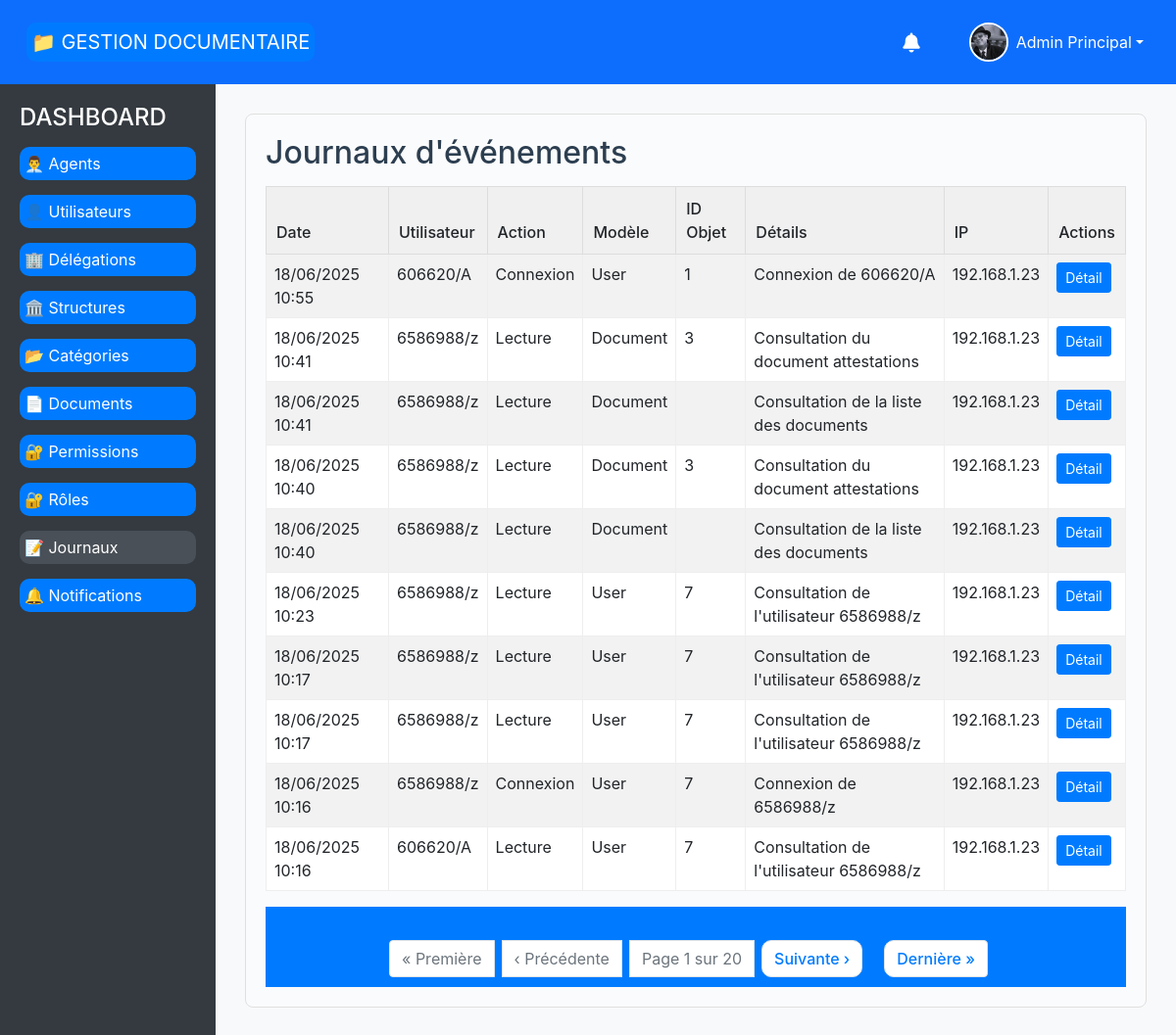
/journaux/ (signed in), run on the app's committed database.
### document_management/models.py (models this page shows, shortened)
class BaseTimeStampModel(models.Model):
    date_creation = models.DateTimeField(_("Date de création"), auto_now_add=True)
    date_modification = models.DateTimeField(_("Date de modification"), auto_now=True)
    class Meta:
        abstract = True

class Agent(BaseTimeStampModel):
    MATRICULE_REGEX = r'^\d{6}/[A-Z]$'
    NOM_PRENOM_REGEX = r'^[a-zA-ZÀ-ÿ\s\-\']+$'
    PHONE_REGEX = r'^(\+\d{1,3})?\d{9,15}$'
    matricule = models.CharField(
        _("Matricule"),
        max_length=8,
        unique=True,
        validators=[
            RegexValidator(
                regex=MATRICULE_REGEX,
                message=_("Le matricule doit être au format 123456/X")
            )
        ]
    )
    photo = models.ImageField(
        _("Photo"),
        upload_to='agents/photos/',
        null=True,
        blank=True,
        help_text=_("Photo de profil de l'agent")
    )
    prenom = models.CharField(
        _("Prénom"),
        max_length=50,
        validators=[
            RegexValidator(
                regex=NOM_PRENOM_REGEX,
                message=_("Le prénom ne doit contenir que des lettres, espaces et tirets")
            )
        ]
    )
    nom = models.CharField(
        _("Nom"),
        max_length=50,
        validators=[
            RegexValidator(
                regex=NOM_PRENOM_REGEX,
                message=_("Le nom ne doit contenir que des lettres, espaces et tirets")
            )
        ]
    )
    date_naissance = models.DateField(_("Date de naissance"))
    lieu_naissance = models.CharField(_("Lieu de naissance"), max_length=255)
    adresse = models.CharField(_("Adresse"), max_length=255)
    email = models.EmailField(_("Email"), unique=True)
    telephone = models.CharField(
        _("Téléphone"),
        max_length=20,
        unique=True,
        validators=[
            RegexValidator(
                regex=PHONE_REGEX,
                message=_("Numéro de téléphone invalide. Format: +221xxxxxxxxx")
            )
        ]
    )
    user = models.OneToOneField(
        settings.AUTH_USER_MODEL,
        on_delete=models.CASCADE,
        related_name="agent_profile",
        verbose_name=_("Utilisateur")
    )
    structure = models.ForeignKey(
        Structure,
        on_delete=models.PROTECT,
        related_name="agents",
        verbose_name=_("Structure")
    )
    role = models.ForeignKey(
        Role,
        on_delete=models.PROTECT,
        related_name="agents",
        verbose_name=_("Rôle")
    )
    is_active = models.BooleanField(_("Actif"), default=True)
    class Meta:
        verbose_name = _("Agent")
        verbose_name_plural = _("Agents")
        ordering = ['nom', 'prenom']
    def get_full_name(self):
        return f"{self.prenom} {self.nom}"

class Journal(models.Model):
    ACTION_CHOICES = [
        ('CREATE', _('Création')),
        ('READ', _('Lecture')),
        ('UPDATE', _('Modification')),
        ('DELETE', _('Suppression')),
        ('LOGIN', _('Connexion')),
        ('LOGOUT', _('Déconnexion')),
        ('OTHER', _('Autre')),
    ]
    user = models.ForeignKey(
        settings.AUTH_USER_MODEL,
        on_delete=models.PROTECT,
        related_name="journal_entries",
        verbose_name=_("Utilisateur")
    )
    action = models.CharField(_("Action"), max_length=10, choices=ACTION_CHOICES)
    model_name = models.CharField(_("Modèle"), max_length=50, blank=True)
    object_id = models.CharField(_("ID Objet"), max_length=50, blank=True)
    details = models.TextField(_("Détails"), blank=True)
    ip_address = models.GenericIPAddressField(_("Adresse IP"), blank=True, null=True)
    timestamp = models.DateTimeField(_("Horodatage"), auto_now_add=True)
    class Meta:
        verbose_name = _("Journal")
        verbose_name_plural = _("Journaux")
        ordering = ['-timestamp']

### document_management/views.py (the view)
# urls.py: path('journaux/', liste_journaux, name='liste_journaux'),
@login_required
def liste_journaux(request):
    journaux = Journal.objects.select_related('user').order_by('-timestamp')[:200]
    paginator = Paginator(journaux, 10)  # 10 journaux par page
    page_number = request.GET.get('page')
    journaux = paginator.get_page(page_number)
    return render(request, 'journaux/liste.html', {'journaux': journaux})

### document_management/templates/journaux/liste.html (shortened to what this page needs)
{% extends 'base.html' %}
{% block content %}
<div style="border:1px solid #e0e0e0; border-radius:8px; padding:20px; background:#fafbfc;">
    <div style="display:flex; justify-content:space-between; align-items:center; margin-bottom:15px;">
        <h2 style="margin:0;">Journaux d'événements</h2>
    </div>
    {% if journaux %}
    <table style="width:100%; border-collapse:collapse;" class="table table-striped">
        <thead>
            <tr style="background:#f0f0f0;">
                <th style="padding:10px; border:1px solid #ddd;">Date</th>
                <th style="padding:10px; border:1px solid #ddd;">Utilisateur</th>
                <th style="padding:10px; border:1px solid #ddd;">Action</th>
                <th style="padding:10px; border:1px solid #ddd;">Modèle</th>
                <th style="padding:10px; border:1px solid #ddd;">ID Objet</th>
                <th style="padding:10px; border:1px solid #ddd;">Détails</th>
                <th style="padding:10px; border:1px solid #ddd;">IP</th>
                <th style="padding:10px; border:1px solid #ddd;">Actions</th>
            </tr>
        </thead>
        <tbody>
            {% for journal in journaux %}
            <tr>
                <td style="padding:8px; border:1px solid #eee;">{{ journal.timestamp|date:'d/m/Y H:i' }}</td>
                <td style="padding:8px; border:1px solid #eee;">{{ journal.user }}</td>
                <td style="padding:8px; border:1px solid #eee;">{{ journal.get_action_display }}</td>
                <td style="padding:8px; border:1px solid #eee;">{{ journal.model_name }}</td>
                <td style="padding:8px; border:1px solid #eee;">{{ journal.object_id }}</td>
                <td style="padding:8px; border:1px solid #eee;">{{ journal.details|truncatechars:40 }}</td>
                <td style="padding:8px; border:1px solid #eee;">{{ journal.ip_address }}</td>
                <td style="padding:8px; border:1px solid #eee;">
                    <a href="{% url 'detail_journal' journal.id %}" class="btn btn-sm btn-primary">Détail</a>
                </td>
            </tr>
            {% endfor %}
        </tbody>
    </table>
    {% if journaux.paginator.num_pages > 1 %}
    <nav aria-label="Pagination">
        <ul class="pagination justify-content-center mt-4">
          {% if journaux.has_previous %}
            <li class="page-item">
              <a class="page-link" href="?page=1">« Première</a>
            </li>
            <li class="page-item">
              <a class="page-link" href="?page={{ journaux.previous_page_number }}">‹ Précédente</a>
            </li>
          {% else %}
            <li class="page-item disabled"><span class="page-link">« Première</span></li>
            <li class="page-item disabled"><span class="page-link">‹ Précédente</span></li>
          {% endif %}
          <li class="page-item disabled">
            <span class="page-link">Page {{ journaux.number }} sur {{ journaux.paginator.num_pages }}</span>
          </li>
          {% if journaux.has_next %}
            <li class="page-item">
              <a class="page-link" href="?page={{ journaux.next_page_number }}">Suivante ›</a>
            </li>
            <li class="page-item">
              <a class="page-link" href="?page={{ journaux.paginator.num_pages }}">Dernière »</a>
            </li>
          {% else %}
            <li class="page-item disabled"><span class="page-link">Suivante ›</span></li>
            <li class="page-item disabled"><span class="page-link">Dernière »</span></li>
          {% endif %}
        </ul>
      </nav>
      {% endif %}
    {% else %}
    <p style="text-align:center; padding:20px; background:#fff3cd; border:1px solid #ffeeba; border-radius:6px;">
        Aucun événement journalisé.
    </p>
    {% endif %}
</div>
{% endblock %}

### document_management/templates/base.html (shortened to what this page needs)
<!DOCTYPE html>
<html lang="fr">
<head>
    <link rel="stylesheet" href="https://cdn.jsdelivr.net/npm/bootstrap@5.3.0/dist/css/bootstrap.min.css">
    <link rel="stylesheet" href="https://cdnjs.cloudflare.com/ajax/libs/font-awesome/6.0.0/css/all.min.css">
    {% load static %}
    <link rel="stylesheet" href="{% static 'css/style.css' %}">
</head>
<body>
    <nav class="navbar navbar-expand-lg navbar-custom">
        <div class="container-fluid">
            <a class="navbar-brand" href="{% url 'home' %}">📁 GESTION DOCUMENTAIRE</a>
            <div class="d-flex align-items-center ms-auto">
                {% if request.user.is_authenticated %}
                    <div class="dropdown me-3">
                        <button class="btn btn-link text-white text-decoration-none position-relative" type="button" id="notificationsDropdown" data-bs-toggle="dropdown" aria-expanded="false">
                            <i class="fas fa-bell fa-lg"></i>
                        </button>
                    </div>
                    <div class="dropdown">
                        <button class="btn btn-link text-white text-decoration-none dropdown-toggle d-flex align-items-center" type="button" id="userDropdown" data-bs-toggle="dropdown" aria-expanded="false">
                            {% if request.user.agent_profile.photo %}
                                <img src="{{ request.user.agent_profile.photo.url }}" alt="Photo de profil" class="user-avatar me-2">
                            {% else %}
                                <div class="user-avatar me-2 bg-light d-flex align-items-center justify-content-center">
                                    <i class="fas fa-user text-muted"></i>
                                </div>
                            {% endif %}
                            <span class="d-none d-md-inline">
                                {% if request.user.agent_profile %}
                                    {{ request.user.agent_profile.prenom }} {{ request.user.agent_profile.nom }}
                                {% else %}
                                    {{ request.user.email }}
                                {% endif %}
                            </span>
                        </button>
                    </div>
                {% else %}
                    <a href="{% url 'login' %}" class="btn btn-outline-light btn-sm">Connexion</a>
                {% endif %}
            </div>
        </div>
    </nav>
    <div class="main-container">
        {% if request.user.is_authenticated %}
        <div class="sidebar">
            <h4>DASHBOARD</h4>
            {% if can_read_agents %}
            <a href="{% url 'liste_agents' %}" {% if request.resolver_match.url_name == 'liste_agents' %} class="active"{% endif %}>👨‍💼 Agents</a>
            {% endif %}
            {% if can_read_users %}
            <a href="{% url 'liste_users' %}" {% if request.resolver_match.url_name == 'liste_users' %} class="active"{% endif %}>👤 Utilisateurs</a>
            {% endif %}
            {% if can_read_delegations %}
            <a href="{% url 'liste_delegations' %}" {% if request.resolver_match.url_name == 'liste_delegations' %} class="active"{% endif %}>🏢 Délégations</a>
            {% endif %}
            {% if can_read_structures %}
            <a href="{% url 'liste_structures' %}" {% if request.resolver_match.url_name == 'liste_structures' %} class="active"{% endif %}>🏛️ Structures</a>
            {% endif %}
            {% if can_read_categories %}
            <a href="{% url 'liste_CategorieDocuments' %}" {% if request.resolver_match.url_name == 'liste_CategorieDocuments' %} class="active"{% endif %}>📂 Catégories</a>
            {% endif %}
            {% if can_read_documents %}
            <a href="{% url 'liste_documents' %}" {% if request.resolver_match.url_name == 'liste_documents' %} class="active"{% endif %}>📄 Documents</a>
            {% endif %}
            {% if can_read_permissions %}
            <a href="{% url 'liste_permissions' %}" {% if request.resolver_match.url_name == 'liste_permissions' %} class="active"{% endif %}>🔐 Permissions</a>
            {% endif %}
            {% if can_read_roles %}
            <a href="{% url 'liste_roles' %}" {% if request.resolver_match.url_name == 'liste_roles' %} class="active"{% endif %}>🔐 Rôles</a>
            {% endif %}
            {% if role_name == 'ADMIN' or role_name == 'GESTIONNAIRE' %}
            <a href="{% url 'liste_journaux' %}" {% if request.resolver_match.url_name == 'liste_journaux' %} class="active"{% endif %}>📝 Journaux</a>
            {% endif %}
            <a href="{% url 'liste_notifications' %}" {% if request.resolver_match.url_name == 'liste_notifications' %} class="active"{% endif %}>🔔 Notifications</a>
        </div>
        {% endif %}
        <div class="content">
            {% block content %}
            {% endblock %}
        </div>
    </div>
</body>
</html>

### data on the page
Journal: timestamp "18/06/2025 10:55", user "606620/A", action "Connexion", model_name "User", object_id "1", details "Connexion de 606620/A", ip_address "192.168.1.23"
Journal: timestamp "18/06/2025 10:41", user "6586988/z", action "Lecture", model_name "Document", object_id "3", details "Consultation du document attestations", ip_address "192.168.1.23"
Journal: timestamp "18/06/2025 10:41", user "6586988/z", action "Lecture", model_name "Document", details "Consultation de la liste des documents", ip_address "192.168.1.23"
Journal: timestamp "18/06/2025 10:40", user "6586988/z", action "Lecture", model_name "Document", object_id "3", details "Consultation du document attestations", ip_address "192.168.1.23"
Journal: timestamp "18/06/2025 10:40", user "6586988/z", action "Lecture", model_name "Document", details "Consultation de la liste des documents", ip_address "192.168.1.23"
Journal: timestamp "18/06/2025 10:23", user "6586988/z", action "Lecture", model_name "User", object_id "7", details "Consultation de l'utilisateur 6586988/z", ip_address "192.168.1.23"
Journal: timestamp "18/06/2025 10:17", user "6586988/z", action "Lecture", model_name "User", object_id "7", details "Consultation de l'utilisateur 6586988/z", ip_address "192.168.1.23"
Journal: timestamp "18/06/2025 10:17", user "6586988/z", action "Lecture", model_name "User", object_id "7", details "Consultation de l'utilisateur 6586988/z", ip_address "192.168.1.23"
Journal: timestamp "18/06/2025 10:16", user "6586988/z", action "Connexion", model_name "User", object_id "7", details "Connexion de 6586988/z", ip_address "192.168.1.23"
Journal: timestamp "18/06/2025 10:16", user "606620/A", action "Lecture", model_name "User", object_id "7", details "Consultation de l'utilisateur 6586988/z", ip_address "192.168.1.23"

### other printed values
{{ request.user.agent_profile.prenom }} "Admin"
{{ request.user.agent_profile.nom }} "Principal"
{{ journaux.number }} "1"
{{ journaux.paginator.num_pages }} "20"
